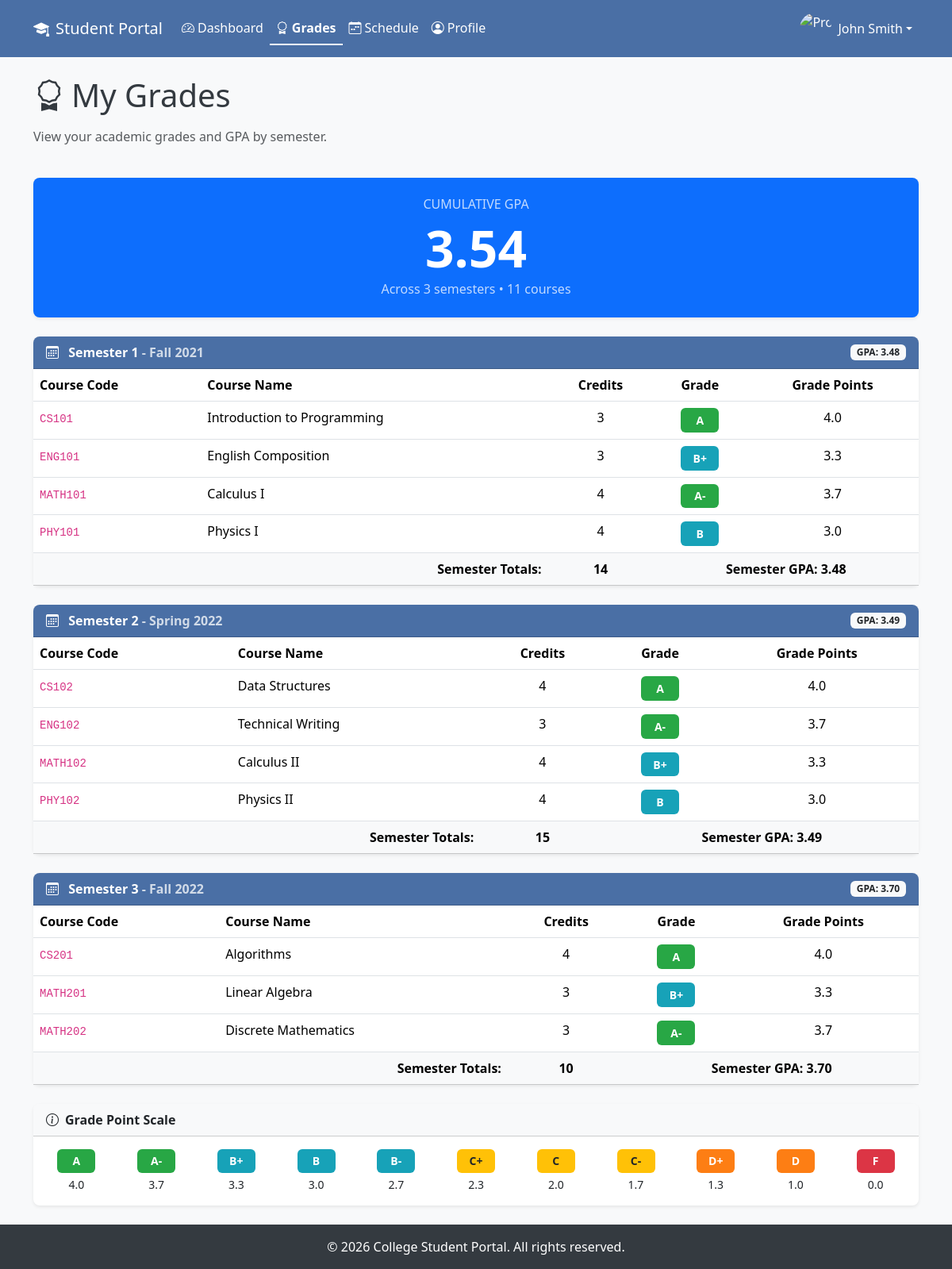
Page /student/grades.php (signed in) on the committed database.
### tables this page shows
CREATE TABLE grades (
    id INT AUTO_INCREMENT PRIMARY KEY,
    student_id INT NOT NULL,
    course_id INT NOT NULL,
    semester INT NOT NULL,
    semester_year VARCHAR(20) DEFAULT NULL,
    grade VARCHAR(5) NOT NULL,
    created_at TIMESTAMP DEFAULT CURRENT_TIMESTAMP,
    updated_at TIMESTAMP DEFAULT CURRENT_TIMESTAMP ON UPDATE CURRENT_TIMESTAMP,
    FOREIGN KEY (student_id) REFERENCES students(id) ON DELETE CASCADE,
    FOREIGN KEY (course_id) REFERENCES courses(id) ON DELETE CASCADE,
    UNIQUE KEY uk_student_course_semester (student_id, course_id, semester),
    INDEX idx_grade_student (student_id),
    INDEX idx_grade_course (course_id),
    INDEX idx_grade_semester (semester)
);

CREATE TABLE courses (
    id INT AUTO_INCREMENT PRIMARY KEY,
    course_code VARCHAR(20) NOT NULL UNIQUE,
    course_name VARCHAR(100) NOT NULL,
    credits INT NOT NULL,
    department_id INT NOT NULL,
    created_at TIMESTAMP DEFAULT CURRENT_TIMESTAMP,
    FOREIGN KEY (department_id) REFERENCES departments(id),
    INDEX idx_course_code (course_code),
    INDEX idx_course_dept (department_id),
    CONSTRAINT chk_credits CHECK (credits >= 1 AND credits <= 6)
);

### includes/functions.php (called while the page is built, shortened)
<?php
function h($string): string
{
  return htmlspecialchars($string ?? '', ENT_QUOTES, 'UTF-8');
}
function getGradePoints(): array
{
  return [
    'A' => 4.0,
    'A-' => 3.7,
    'B+' => 3.3,
    'B' => 3.0,
    'B-' => 2.7,
    'C+' => 2.3,
    'C' => 2.0,
    'C-' => 1.7,
    'D+' => 1.3,
    'D' => 1.0,
    'F' => 0.0
  ];
}
function calculateGPA(array $grades): float
{
  $gradePoints = getGradePoints();
  $totalPoints = 0;
  $totalCredits = 0;
  foreach ($grades as $grade) {
    $points = $gradePoints[$grade['grade']] ?? 0;
    $credits = (int) $grade['credits'];
    $totalPoints += $points * $credits;
    $totalCredits += $credits;
  }
  return $totalCredits > 0 ? round($totalPoints / $totalCredits, 2) : 0.00;
}

### student/grades.php (the view, shortened to what this page needs)
<?php
require_once __DIR__ . '/../includes/student-header.php';
require_once __DIR__ . '/../config/database.php';
$studentDbId = $_SESSION['student_db_id'];
try {
  $stmt = $pdo->prepare("
        SELECT g.semester, g.semester_year, g.grade,
               c.course_code, c.course_name, c.credits,
               d.department_name
        FROM grades g
        JOIN courses c ON g.course_id = c.id
        LEFT JOIN departments d ON c.department_id = d.id
        WHERE g.student_id = :student_id
        ORDER BY g.semester ASC, c.course_code ASC
    ");
  $stmt->execute([':student_id' => $studentDbId]);
  $allGrades = $stmt->fetchAll();
  $gradesBySemester = [];
  foreach ($allGrades as $grade) {
    $semKey = $grade['semester'];
    if (!isset($gradesBySemester[$semKey])) {
      $gradesBySemester[$semKey] = [
        'semester' => $grade['semester'],
        'semester_year' => $grade['semester_year'],
        'grades' => []
      ];
    }
    $gradesBySemester[$semKey]['grades'][] = $grade;
  }
  $cumulativeGPA = calculateGPA($allGrades);
} catch (PDOException $e) {
  error_log("Grades error: " . $e->getMessage());
  $gradesBySemester = [];
  $cumulativeGPA = 0.00;
}
function getGradeClass($grade)
{
  $letter = substr($grade, 0, 1);
  switch ($letter) {
    case 'A':
      return 'grade-a';
    case 'B':
      return 'grade-b';
  }
}
?>
<div class="row mb-4">
  <div class="col-12">
    <h1 class="mb-3">
      <i class="bi bi-award me-2"></i>My Grades
    </h1>
    <p class="text-muted">View your academic grades and GPA by semester.</p>
  </div>
</div>
<?php if (empty($gradesBySemester)): ?>
  <div class="card">
    <div class="card-body">
      <div class="empty-state">
        <div class="empty-state-icon">
          <i class="bi bi-inbox"></i>
        </div>
        <h4>No Grades Found</h4>
        <p class="text-muted">You don't have any grades recorded yet. Grades will appear here once they are entered by your instructors.</p>
      </div>
    </div>
  </div>
<?php else: ?>
  <div class="row mb-4">
    <div class="col-12">
      <div class="card bg-primary text-white">
        <div class="card-body text-center py-4">
          <h6 class="text-uppercase opacity-75 mb-2">Cumulative GPA</h6>
          <h1 class="display-3 mb-0 fw-bold"><?= number_format($cumulativeGPA, 2) ?></h1>
          <p class="mb-0 opacity-75">
            Across <?= count($gradesBySemester) ?> semester<?= count($gradesBySemester) > 1 ? 's' : '' ?>
            &bull; <?= count($allGrades) ?> course<?= count($allGrades) > 1 ? 's' : '' ?>
          </p>
        </div>
      </div>
    </div>
  </div>
  <?php foreach ($gradesBySemester as $semData):
    $semesterGPA = calculateGPA($semData['grades']);
    $semesterCredits = array_sum(array_column($semData['grades'], 'credits'));
  ?>
    <div class="card mb-4">
      <div class="card-header d-flex justify-content-between align-items-center">
        <span>
          <i class="bi bi-calendar3 me-2"></i>
          Semester <?= h($semData['semester']) ?>
          <?php if ($semData['semester_year']): ?>
            <span class="opacity-75">- <?= h($semData['semester_year']) ?></span>
          <?php endif; ?>
        </span>
        <span class="badge bg-light text-dark">
          GPA: <strong><?= number_format($semesterGPA, 2) ?></strong>
        </span>
      </div>
      <div class="card-body p-0">
        <div class="table-responsive">
          <table class="table table-student table-hover mb-0">
            <thead>
              <tr>
                <th>Course Code</th>
                <th>Course Name</th>
                <th class="text-center">Credits</th>
                <th class="text-center">Grade</th>
                <th class="text-center">Grade Points</th>
              </tr>
            </thead>
            <tbody>
              <?php foreach ($semData['grades'] as $grade):
                $gradePoints = getGradePoints();
                $points = $gradePoints[$grade['grade']] ?? 0;
              ?>
                <tr>
                  <td><code><?= h($grade['course_code']) ?></code></td>
                  <td><?= h($grade['course_name']) ?></td>
                  <td class="text-center"><?= h($grade['credits']) ?></td>
                  <td class="text-center">
                    <span class="grade-badge <?= getGradeClass($grade['grade']) ?>">
                      <?= h($grade['grade']) ?>
                    </span>
                  </td>
                  <td class="text-center"><?= number_format($points, 1) ?></td>
                </tr>
              <?php endforeach; ?>
            </tbody>
            <tfoot>
              <tr class="table-light">
                <td colspan="2" class="text-end"><strong>Semester Totals:</strong></td>
                <td class="text-center"><strong><?= $semesterCredits ?></strong></td>
                <td colspan="2" class="text-center">
                  <strong>Semester GPA: <?= number_format($semesterGPA, 2) ?></strong>
                </td>
              </tr>
            </tfoot>
          </table>
        </div>
      </div>
    </div>
  <?php endforeach; ?>
  <div class="card">
    <div class="card-header card-header-secondary bg-light text-dark">
      <i class="bi bi-info-circle me-2"></i>Grade Point Scale
    </div>
    <div class="card-body">
      <div class="row text-center">
        <div class="col">
          <span class="grade-badge grade-a">A</span>
          <small class="d-block mt-1">4.0</small>
        </div>
        <div class="col">
          <span class="grade-badge grade-a">A-</span>
          <small class="d-block mt-1">3.7</small>
        </div>
        <div class="col">
          <span class="grade-badge grade-b">B+</span>
          <small class="d-block mt-1">3.3</small>
        </div>
        <div class="col">
          <span class="grade-badge grade-b">B</span>
          <small class="d-block mt-1">3.0</small>
        </div>
        <div class="col">
          <span class="grade-badge grade-b">B-</span>
          <small class="d-block mt-1">2.7</small>
        </div>
        <div class="col">
          <span class="grade-badge grade-c">C+</span>
          <small class="d-block mt-1">2.3</small>
        </div>
        <div class="col">
          <span class="grade-badge grade-c">C</span>
          <small class="d-block mt-1">2.0</small>
        </div>
        <div class="col">
          <span class="grade-badge grade-c">C-</span>
          <small class="d-block mt-1">1.7</small>
        </div>
        <div class="col">
          <span class="grade-badge grade-d">D+</span>
          <small class="d-block mt-1">1.3</small>
        </div>
        <div class="col">
          <span class="grade-badge grade-d">D</span>
          <small class="d-block mt-1">1.0</small>
        </div>
        <div class="col">
          <span class="grade-badge grade-f">F</span>
          <small class="d-block mt-1">0.0</small>
        </div>
      </div>
    </div>
  </div>
<?php endif; ?>
<?php require_once __DIR__ . '/../includes/student-footer.php'; ?>

### assets/css/student-style.css (style rules this page uses)
:root { --primary-color: #4a6fa5; --secondary-color: #6b8cae; --accent-color: #88a2bc; --success-color: #28a745; --danger-color: #dc3545; --warning-color: #ffc107; --info-color: #17a2b8; --light-bg: #f8f9fa; --dark-text: #343a40; --border-color: #dee2e6; }
body { font-family: "Segoe UI", Tahoma, Geneva, Verdana, sans-serif; background-color: var(--light-bg); color: var(--dark-text); min-height: 100vh; }
.card { border: none; border-radius: 0.5rem; box-shadow: 0 0.125rem 0.25rem rgba(0, 0, 0, 0.075); }
.card-header { background-color: var(--primary-color); color: #ffffff; border-radius: 0.5rem 0.5rem 0 0 !important; font-weight: 600; }
.table-student { background-color: #ffffff; }
.table-student thead { background-color: var(--primary-color); color: #ffffff; }
.grade-badge { display: inline-block; padding: 0.35em 0.65em; font-size: 0.875rem; font-weight: 600; border-radius: 0.375rem; min-width: 3rem; text-align: center; }
.grade-a { background-color: #28a745; color: #ffffff; }
.grade-b { background-color: #17a2b8; color: #ffffff; }
.grade-c { background-color: #ffc107; color: #212529; }
.grade-d { background-color: #fd7e14; color: #ffffff; }
.grade-f { background-color: #dc3545; color: #ffffff; }

### rows in the picture
grades: course.course_code "CS101", course.course_name "Introduction to Programming", course.credits "3", grade "A", grade "4.0"
grades: course.course_code "ENG101", course.course_name "English Composition", course.credits "3", grade "B+", grade "3.3"
grades: course.course_code "MATH101", course.course_name "Calculus I", course.credits "4", grade "A-", grade "3.7"
grades: course.course_code "PHY101", course.course_name "Physics I", course.credits "4", grade "B", grade "3.0"
grades: course.course_code "CS102", course.course_name "Data Structures", course.credits "4", grade "A", grade "4.0"
grades: course.course_code "ENG102", course.course_name "Technical Writing", course.credits "3", grade "A-", grade "3.7"
grades: course.course_code "MATH102", course.course_name "Calculus II", course.credits "4", grade "B+", grade "3.3"
grades: course.course_code "PHY102", course.course_name "Physics II", course.credits "4", grade "B", grade "3.0"
courses: credits "3"
grades: course.course_code "CS201", course.course_name "Algorithms", course.credits "4", grade "A", grade "4.0"
grades: course.course_code "MATH201", course.course_name "Linear Algebra", course.credits "3", grade "B+", grade "3.3"
grades: course.course_code "MATH202", course.course_name "Discrete Mathematics", course.credits "3", grade "A-", grade "3.7"

### other values in the picture
$studentName "John Smith"
$cumulativeGPA "3.54"
count($gradesBySemester) "3"
count($allGrades) "11"
$semData['semester'] "1"
$semData['semester_year'] "Fall 2021"
$semesterGPA "3.48"
$semesterCredits "14"
$semData['semester'] "2"
$semData['semester_year'] "Spring 2022"
$semesterGPA "3.49"
$semesterCredits "15"
$semData['semester_year'] "Fall 2022"
$semesterGPA "3.70"
$semesterCredits "10"
